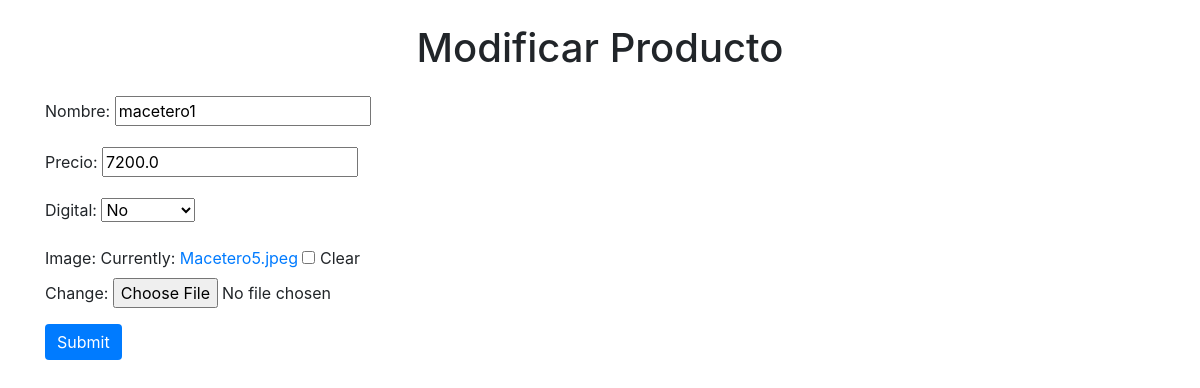
Page /modificar/producto/11/ on the committed database.
### store/models.py (models this page shows, shortened)
class Producto(models.Model):
    id = models.AutoField(primary_key=True)
    nombre = models.CharField(max_length=200, null=True)
    precio = models.FloatField()
    digital = models.BooleanField(default=False, null=True, blank=False)
    image = models.ImageField(null=True, blank=True)

### store/views.py (the view)
# urls.py: path('modificar/<str:modelo>/<int:pk>/', views.modificar, name='modificar'),
def modificar(request, modelo, pk):
    if modelo == 'cliente':
        instance = get_object_or_404(Cliente, pk=pk)
        form_class = ClienteCreateForm
    elif modelo == 'producto':
        instance = get_object_or_404(Producto, pk=pk)
        form_class = ProductoForm
    if request.method == 'POST':
        form = form_class(request.POST, request.FILES, instance=instance)
        if form.is_valid():
            form.save()
            return redirect('crud')
    else:
        form = form_class(instance=instance)
    return render(request, 'store/modificar.html', {'form': form, 'modelo': modelo})

### store/forms.py
class ProductoForm(forms.ModelForm):
    class Meta:
        model = Producto
        fields = ['nombre', 'precio', 'digital', 'image']

### store/templates/store/modificar.html (shortened to what this page needs)
<!DOCTYPE html>
<html>
<head>
    <link href="https://stackpath.bootstrapcdn.com/bootstrap/4.5.2/css/bootstrap.min.css" rel="stylesheet">
</head>
<body>
    <div class="container">
        <h1 class="my-4 text-center">Modificar {{ modelo|title }}</h1>
        <form method="POST" enctype="multipart/form-data">
            {{ form.as_p }}
            <button type="submit" class="btn btn-primary">Submit</button>
        </form>
    </div>
</body>
</html>

### store/templates/store/modificar.html (style rules this page uses)
.btn-primary { border: none; margin-left: auto; }

### rows in the picture
Producto: nombre "macetero1", precio "7200.0", digital "No"

### other values in the picture
{{ modelo|title }} "Producto"
